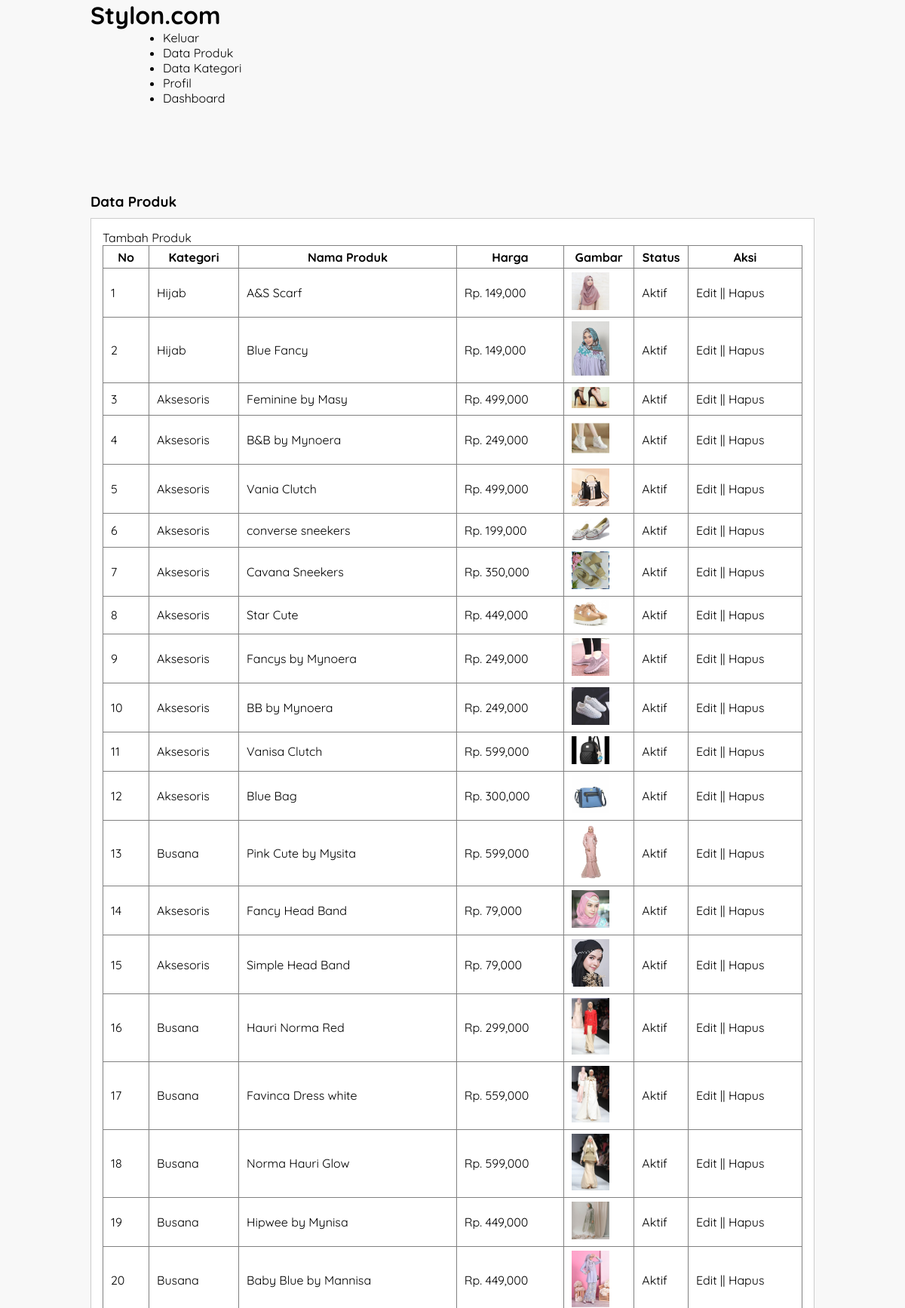
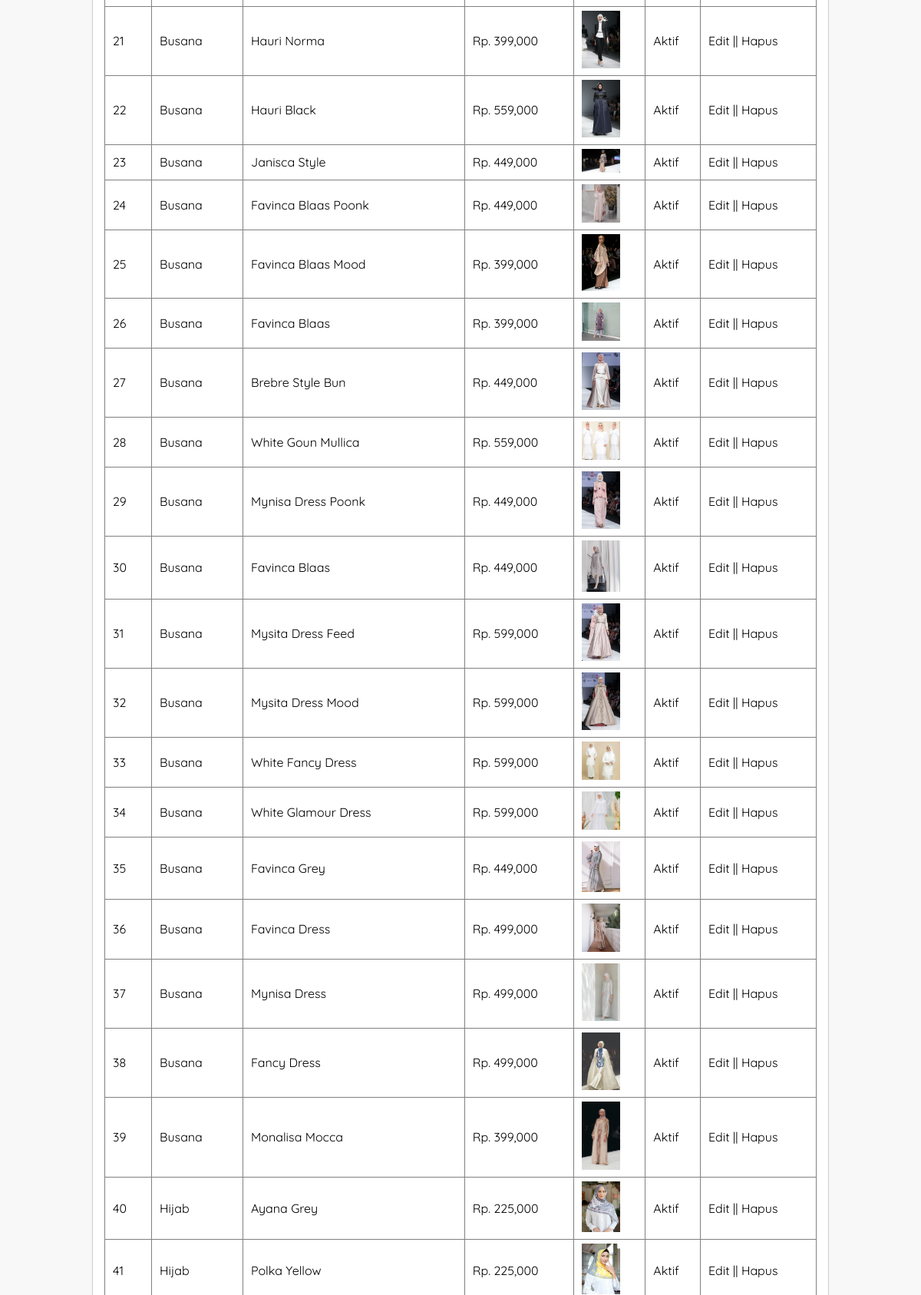
/data-produk.php (signed in, upper part), run on the app's committed database (2 pictures, top to bottom).
### tables this page shows
CREATE TABLE `dp_product` (
  `product_id` int(11) NOT NULL,
  `category_id` int(11) NOT NULL,
  `product_name` varchar(100) NOT NULL,
  `product_price` int(11) NOT NULL,
  `product_description` text NOT NULL,
  `product_images` varchar(100) NOT NULL,
  `product_status` tinyint(1) NOT NULL,
  `date_created` timestamp NOT NULL DEFAULT current_timestamp()
);

CREATE TABLE `db_category` (
  `category_id` int(11) NOT NULL,
  `category_name` varchar(25) NOT NULL
);

### data-produk.php (the view, shortened to what this page needs)
<?php
	include 'db.php';
?>
<!DOCTYPE html>
<html>
<head>
	<link rel="stylesheet" type="text/css" href="css/style.css">
</head>
<body>
	<header>
		<div class="container">
		<h1><a href="dashboard.php">Stylon.com</a></h1>
		<ul>
			<div class="container">
			<li><a href="keluar.php">Keluar</a></li>
			<li><a href="data-produk.php">Data Produk</a></li>
			<li><a href="data-kategori.php">Data Kategori</a></li>
			<li><a href="profil.php">Profil</a></li>
			<li><a href="dashboard.php">Dashboard</a></li>
			</div>
		</ul>
	</div>
	</header>
		<div class="section">
			<div class="container">
				<h3>Data Produk</h3>
				<div class="box">
					<p>
						<a href="tambah-produk.php">Tambah Produk</a>
					</p>
					<table border="1" cellspacing="0" class="table">
						<thead>
						<tr>
							<th width="60px">No</th>
							<th>Kategori</th>
							<th>Nama Produk</th>
							<th>Harga</th>
							<th>Gambar</th>
							<th>Status</th>
							<th width="150px">Aksi</th>
						</tr>
						</thead>
						<tbody>
							<?php
								$no = 1;
								$produk = mysqli_query($conn, "SELECT * FROM dp_product LEFT JOIN db_category USING (category_id) ORDER BY product_id DESC");
								if(mysqli_num_rows($produk) > 0){
								while ($row = mysqli_fetch_array($produk)){
							?>
							<tr>
								<td><?php echo $no++ ?></td>
								<td><?php echo $row['category_name'] ?></td>
								<td><?php echo $row['product_name'] ?></td>
								<td>Rp. <?php echo number_format ($row['product_price']) ?></td>
								<td><a href="produk/<?php echo $row['product_images'] ?>" target="_blank"><img src="produk/<?php echo $row['product_images'] ?>" width="50px"></td>
								<td><?php echo $row['product_status'] == 0? 'Tidak Aktif':'Aktif';?></td>
								<td>
									<a href="edit-produk.php?id=<?php echo $row ['product_id']?>">Edit</a> || <a href="hapus.php?idp=<?php echo $row ['product_id']?>" onclick="return confirm('1 item akan dihapus')">Hapus</a>
								</td>
							</tr>
							<?php }  } else { ?>
								<tr>
									<td colspan="7">Tidak ada data</td>
								</tr>
							<?php } ?>
						</tbody>
					</table>
				</div>
			</div>
		</div>
</body>
</html>

### css/style.css (style rules this page uses)
* { padding: 0; margin: 0; font-family: 'Quicksand', sans-serif; }
body { background-color: #f8f8f8; }
header { position: relative; z-index: 1; }
a { color: inherit; text-decoration: none }
a { color: inherit; }
.container { width: 80%; margin: 0 auto; }
.container:after { content: ""; display: block; clear: both; }
.section { margin-top: 90px; padding: 25px 0; }
.box { background-color: #fff; border: 1px solid #ccc; padding: 15px; box-sizing: border-box; margin: 10px 0 25px 0; }
.box:after { content: ''; display: block; clear: both; }
.table { width: 100%; border-collapse: collapse; }
.table tr { height: 30px; }
.table tr td { padding: 5px 10px; }

### data on the page
dp_product: category.category_name "Hijab", product_name "A&S Scarf", product_price "149,000", product_images (picture), product_status "Aktif"
dp_product: category.category_name "Hijab", product_name "Blue Fancy", product_price "149,000", product_images (picture), product_status "Aktif"
dp_product: category.category_name "Aksesoris", product_name "Feminine by Masy", product_price "499,000", product_images (picture), product_status "Aktif"
dp_product: category.category_name "Aksesoris", product_name "B&B by Mynoera", product_price "249,000", product_images (picture), product_status "Aktif"
dp_product: category.category_name "Aksesoris", product_name "Vania Clutch", product_price "499,000", product_images (picture), product_status "Aktif"
dp_product: category.category_name "Aksesoris", product_name "converse sneekers", product_price "199,000", product_images (picture), product_status "Aktif"
dp_product: category.category_name "Aksesoris", product_name "Cavana Sneekers", product_price "350,000", product_images (picture), product_status "Aktif"
dp_product: category.category_name "Aksesoris", product_name "Star Cute", product_price "449,000", product_images (picture), product_status "Aktif"
dp_product: category.category_name "Aksesoris", product_name "Fancys by Mynoera", product_price "249,000", product_images (picture), product_status "Aktif"
dp_product: category.category_name "Aksesoris", product_name "BB by Mynoera", product_price "249,000", product_images (picture), product_status "Aktif"
dp_product: category.category_name "Aksesoris", product_name "Vanisa Clutch", product_price "599,000", product_images (picture), product_status "Aktif"
dp_product: category.category_name "Aksesoris", product_name "Blue Bag", product_price "300,000", product_images (picture), product_status "Aktif"
dp_product: category.category_name "Busana", product_name "Pink Cute by Mysita", product_price "599,000", product_images (picture), product_status "Aktif"
dp_product: category.category_name "Aksesoris", product_name "Fancy Head Band", product_price "79,000", product_images (picture), product_status "Aktif"
dp_product: category.category_name "Aksesoris", product_name "Simple Head Band", product_price "79,000", product_images (picture), product_status "Aktif"
dp_product: category.category_name "Busana", product_name "Hauri Norma Red", product_price "299,000", product_images (picture), product_status "Aktif"
dp_product: category.category_name "Busana", product_name "Favinca Dress white", product_price "559,000", product_images (picture), product_status "Aktif"
dp_product: category.category_name "Busana", product_name "Norma Hauri Glow", product_price "599,000", product_images (picture), product_status "Aktif"
dp_product: category.category_name "Busana", product_name "Hipwee by Mynisa", product_price "449,000", product_images (picture), product_status "Aktif"
dp_product: category.category_name "Busana", product_name "Baby Blue by Mannisa", product_price "449,000", product_images (picture), product_status "Aktif"
dp_product: category.category_name "Busana", product_name "Hauri Norma", product_price "399,000", product_images (picture), product_status "Aktif"
dp_product: category.category_name "Busana", product_name "Hauri Black", product_price "559,000", product_images (picture), product_status "Aktif"
dp_product: category.category_name "Busana", product_name "Janisca Style", product_price "449,000", product_images (picture), product_status "Aktif"
dp_product: category.category_name "Busana", product_name "Favinca Blaas Poonk", product_price "449,000", product_images (picture), product_status "Aktif"
dp_product: category.category_name "Busana", product_name "Favinca Blaas Mood", product_price "399,000", product_images (picture), product_status "Aktif"
dp_product: category.category_name "Busana", product_name "Favinca Blaas", product_price "399,000", product_images (picture), product_status "Aktif"
dp_product: category.category_name "Busana", product_name "Brebre Style Bun", product_price "449,000", product_images (picture), product_status "Aktif"
dp_product: category.category_name "Busana", product_name "White Goun Mullica", product_price "559,000", product_images (picture), product_status "Aktif"
dp_product: category.category_name "Busana", product_name "Mynisa Dress Poonk", product_price "449,000", product_images (picture), product_status "Aktif"
dp_product: category.category_name "Busana", product_name "Favinca Blaas", product_price "449,000", product_images (picture), product_status "Aktif"
dp_product: category.category_name "Busana", product_name "Mysita Dress Feed", product_price "599,000", product_images (picture), product_status "Aktif"
dp_product: category.category_name "Busana", product_name "Mysita Dress Mood", product_price "599,000", product_images (picture), product_status "Aktif"
dp_product: category.category_name "Busana", product_name "White Fancy Dress", product_price "599,000", product_images (picture), product_status "Aktif"
dp_product: category.category_name "Busana", product_name "White Glamour Dress", product_price "599,000", product_images (picture), product_status "Aktif"
dp_product: category.category_name "Busana", product_name "Favinca Grey", product_price "449,000", product_images (picture), product_status "Aktif"
dp_product: category.category_name "Busana", product_name "Favinca Dress", product_price "499,000", product_images (picture), product_status "Aktif"
dp_product: category.category_name "Busana", product_name "Mynisa Dress", product_price "499,000", product_images (picture), product_status "Aktif"
dp_product: category.category_name "Busana", product_name "Fancy Dress", product_price "499,000", product_images (picture), product_status "Aktif"
dp_product: category.category_name "Busana", product_name "Monalisa Mocca", product_price "399,000", product_images (picture), product_status "Aktif"
dp_product: category.category_name "Hijab", product_name "Ayana Grey", product_price "225,000", product_images (picture), product_status "Aktif"
dp_product: category.category_name "Hijab", product_name "Polka Yellow", product_price "225,000", product_images (picture), product_status "Aktif"
